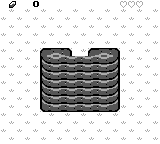

This game map was drawn from its Tiled (.tmx) file and the tilesets committed beside it. A one-line description and the full map source follow:
An orthogonal 20x18 tile map with 8x8 px tiles, 1 tile layer (Tile Layer 1), 3 tilesets.

<map version="1.2" tiledversion="1.2.2" orientation="orthogonal" renderorder="right-down" width="20" height="18" tilewidth="8" tileheight="8" infinite="0" nextlayerid="2" nextobjectid="1">
 <tileset firstgid="1" source="items-2.tsx" />
 <tileset firstgid="65" source="overworld-landscape.tsx" />
 <tileset firstgid="161" source="dungeon-items.tsx" />
 <layer id="1" name="Tile Layer 1" width="20" height="18">
  <data encoding="csv">
141,176,141,141,49,141,141,141,141,141,141,141,141,141,141,174,174,174,141,141,
141,123,141,123,141,123,141,123,141,123,141,123,142,123,141,123,141,123,141,123,
123,141,123,141,123,141,123,141,123,141,123,141,123,142,123,141,123,141,123,141,
141,123,141,123,141,123,141,123,141,123,141,123,142,123,141,123,141,123,141,123,
123,141,123,141,123,141,123,141,123,141,123,141,123,141,123,141,123,141,123,141,
141,123,141,123,141,123,141,123,141,123,141,123,141,123,141,123,141,123,141,123,
123,141,123,141,123,2684354677,3221225590,3221225591,3221225589,141,123,2684354677,3221225590,3221225591,1073741944,141,123,141,123,141,
141,123,141,123,142,101,119,118,119,118,119,118,119,118,104,123,141,123,141,123,
123,141,123,142,123,101,119,118,119,118,119,118,119,118,104,141,123,141,123,141,
141,123,141,123,141,101,119,118,119,118,119,118,119,118,104,123,141,123,141,123,
123,141,123,141,123,101,119,118,119,118,119,118,119,118,104,141,123,141,123,141,
141,123,141,123,141,101,119,118,119,118,119,118,119,118,104,123,141,123,141,123,
123,141,123,141,123,101,119,118,119,118,119,118,119,118,104,141,123,141,123,141,
141,123,141,123,141,117,119,118,119,118,119,118,119,118,120,123,141,123,141,123,
123,141,123,141,123,141,123,141,123,141,123,141,123,141,123,141,123,141,123,141,
141,123,141,123,141,123,141,123,141,123,141,123,141,123,141,123,141,123,141,123,
123,141,123,141,123,141,123,141,123,141,123,141,123,141,123,141,123,141,123,141,
141,123,141,123,141,123,141,123,141,123,141,123,141,123,141,123,141,123,141,123
</data>
 </layer>
</map>
